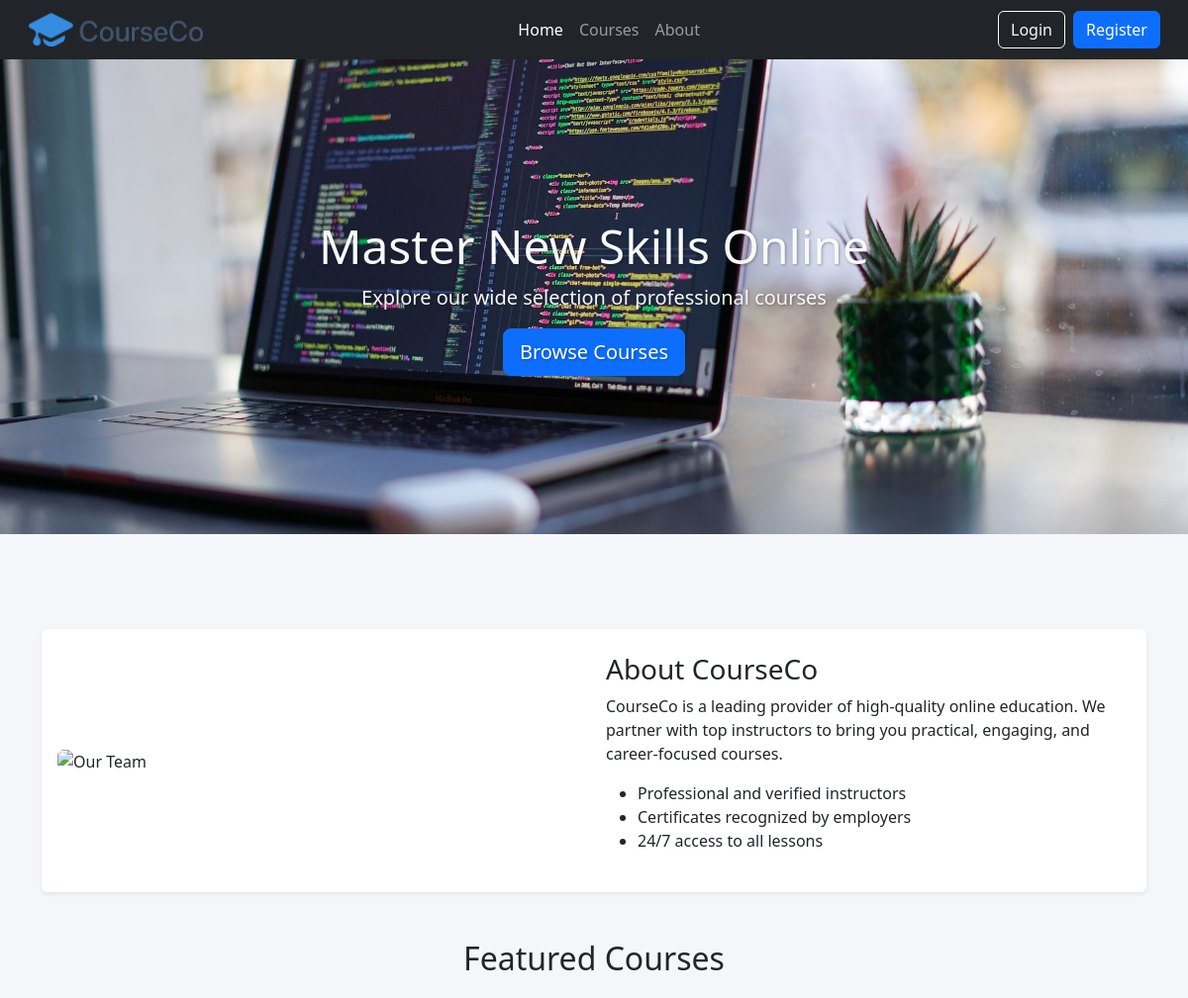
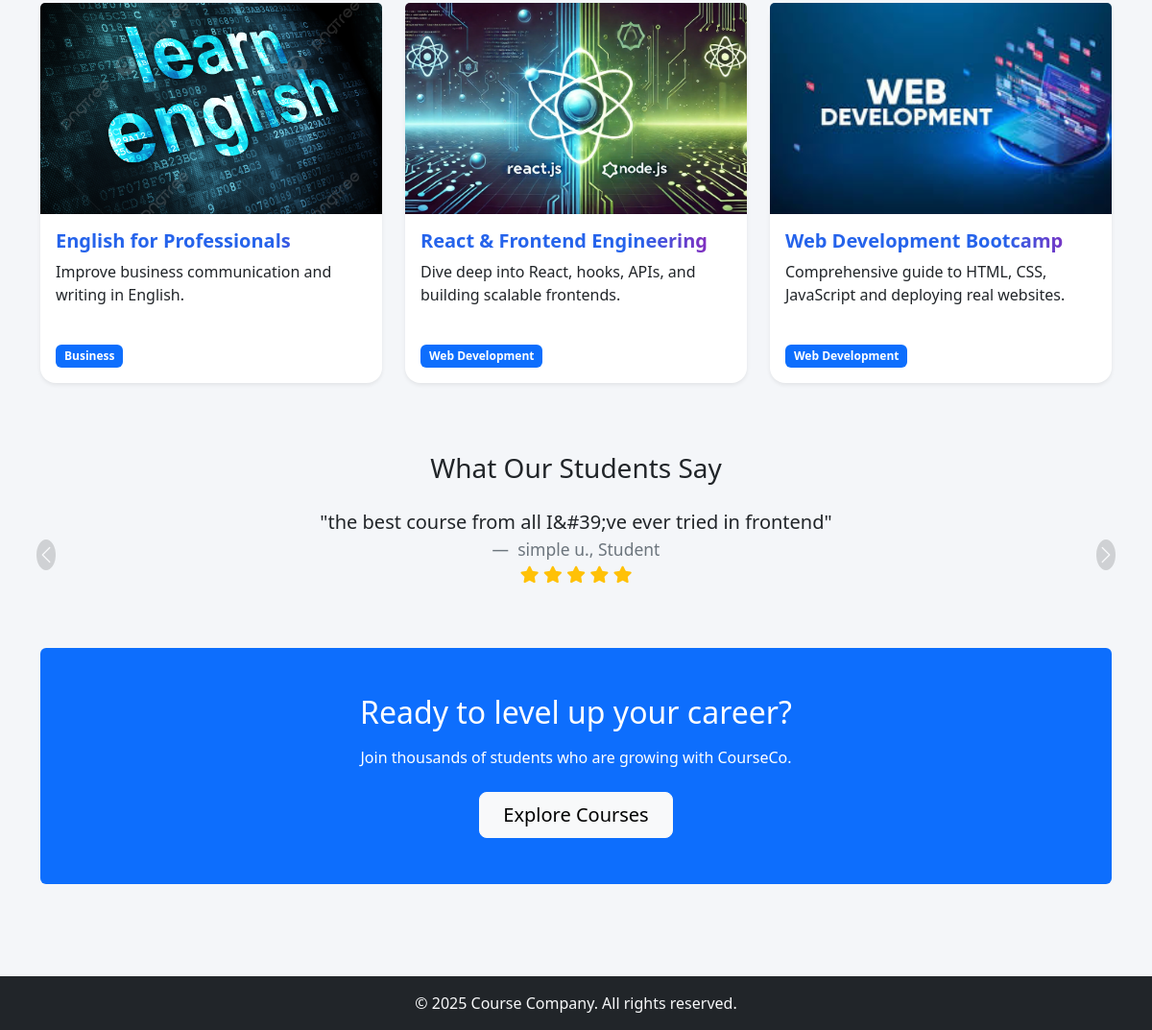
The page /templates/home.php on the database its author committed (2 pictures, top to bottom).
### tables this page shows
CREATE TABLE `courses` (
  `id` int(11) NOT NULL,
  `title` varchar(255) NOT NULL,
  `description` text DEFAULT NULL,
  `price` decimal(10,2) NOT NULL,
  `duration` int(11) NOT NULL COMMENT 'Duration in hours',
  `level` enum('beginner','intermediate','advanced') NOT NULL,
  `category_id` int(11) DEFAULT NULL,
  `teacher_id` int(11) DEFAULT NULL,
  `image_url` varchar(255) DEFAULT NULL,
  `is_published` tinyint(1) DEFAULT 0,
  `created_at` timestamp NOT NULL DEFAULT current_timestamp(),
  `updated_at` timestamp NOT NULL DEFAULT current_timestamp() ON UPDATE current_timestamp()
);

CREATE TABLE `categories` (
  `id` int(11) NOT NULL,
  `name` varchar(100) NOT NULL,
  `description` text DEFAULT NULL,
  `slug` varchar(100) NOT NULL,
  `created_at` timestamp NOT NULL DEFAULT current_timestamp()
);

CREATE TABLE `reviews` (
  `id` int(11) NOT NULL,
  `course_id` int(11) NOT NULL,
  `user_id` int(11) NOT NULL,
  `rating` int(11) NOT NULL CHECK (`rating` >= 1 and `rating` <= 5),
  `text` text DEFAULT NULL,
  `created_at` timestamp NOT NULL DEFAULT current_timestamp()
);

CREATE TABLE `users` (
  `id` int(11) NOT NULL,
  `username` varchar(50) NOT NULL,
  `email` varchar(100) NOT NULL,
  `password` varchar(255) NOT NULL,
  `first_name` varchar(50) DEFAULT NULL,
  `last_name` varchar(50) DEFAULT NULL,
  `role` enum('student','teacher','admin') DEFAULT 'student',
  `created_at` timestamp NOT NULL DEFAULT current_timestamp(),
  `updated_at` timestamp NOT NULL DEFAULT current_timestamp() ON UPDATE current_timestamp()
);

### config/DBInfo.php (called while the page is built)
<?php
class DBInfo {
    public static function getConfig() {
        return [
            'DB_HOST' => 'localhost',
            'DB_NAME' => 'course_company',
            'DB_USER' => 'root',
            'DB_PASS' => '',
            'DB_PORT' => '3306'
        ];
    }
}
?>

### Classes/Database.php (called while the page is built, shortened)
<?php
require_once __DIR__ . '/../config/DBInfo.php';
class Database {
    private $conn;
    private function connect() {
        $config = DBInfo::getConfig();
        try {
            $this->conn = new PDO(
                "mysql:host={$config['DB_HOST']};port={$config['DB_PORT']};dbname={$config['DB_NAME']}",
                $config['DB_USER'],
                $config['DB_PASS'],
                [PDO::ATTR_ERRMODE => PDO::ERRMODE_EXCEPTION]
            );
        } catch (PDOException $e) {
            die("Connection failed: " . $e->getMessage());
        }
    }
    public function getConnection() {
        return $this->conn;
    }
}
?>

### Classes/Course.php (called while the page is built, shortened)
<?php
require_once __DIR__ . '/Database.php';
class Course extends Database
{
    public function getTopRated($limit = 3)
    {
        $sql = "SELECT c.*, cat.name AS category, AVG(r.rating) as avg_rating
                FROM courses c
                JOIN categories cat ON c.category_id = cat.id
                LEFT JOIN reviews r ON c.id = r.course_id
                GROUP BY c.id
                ORDER BY avg_rating DESC
                LIMIT ?";
        $stmt = $this->getConnection()->prepare($sql);
        $stmt->bindValue(1, $limit, PDO::PARAM_INT);
        $stmt->execute();
        return $stmt->fetchAll(PDO::FETCH_ASSOC);
    }
}

### templates/home.php (the view, shortened to what this page needs)
<?php
require_once __DIR__ . '/partials/header.php';
require_once __DIR__ . '/../Classes/Database.php';
require_once __DIR__ . '/../Classes/Course.php';
$db = new Database();
$conn = $db->getConnection();
$courseObj = new Course();
$courses = $courseObj->getTopRated(3);
$stmt = $conn->query("SELECT r.text, r.rating, u.first_name, u.last_name FROM reviews r JOIN users u ON r.user_id = u.id ORDER BY r.created_at DESC LIMIT 5");
$reviews = $stmt->fetchAll(PDO::FETCH_ASSOC);
?>
<link rel="stylesheet" href="<?= htmlspecialchars(BASE_PATH) ?>/assets/css/home.css">
<section class="hero text-center text-light d-flex align-items-center justify-content-center">
    <div>
        <h1 class="display-4">Master New Skills Online</h1>
        <p class="lead">Explore our wide selection of professional courses</p>
        <a href="/Shaposhnikov_project/templates/courses.php" class="btn btn-lg btn-primary">Browse Courses</a>
    </div>
</section>
<main class="container my-5">
    <section class="my-5 px-3 py-4 bg-white rounded shadow-sm">
        <div class="row align-items-center">
            <div class="col-md-6">
                <img src="/Shaposhnikov_project/assets/img/team.png" alt="Our Team" class="img-fluid rounded">
            </div>
            <div class="col-md-6">
                <h3>About CourseCo</h3>
                <p>CourseCo is a leading provider of high-quality online education. We partner with top instructors to bring you practical, engaging, and career-focused courses.</p>
                <ul>
                    <li>Professional and verified instructors</li>
                    <li>Certificates recognized by employers</li>
                    <li>24/7 access to all lessons</li>
                </ul>
            </div>
        </div>
    </section>
    <h2 class="text-center mb-4">Featured Courses</h2>
    <div class="row justify-content-center">
        <?php if (!empty($courses)): ?>
            <?php foreach ($courses as $course): ?>
                <?php include __DIR__ . '/partials/course_card.php'; ?>
            <?php endforeach; ?>
        <?php else: ?>
            <div class="col-12">
                <div class="alert alert-info text-center">No featured courses available.</div>
            </div>
        <?php endif; ?>
    </div>
    <section class="my-5">
        <h3 class="text-center mb-4">What Our Students Say</h3>
        <div id="homeReviewCarousel" class="carousel slide" data-bs-ride="carousel">
            <div class="carousel-inner text-center px-5">
                <?php if (!empty($reviews)): ?>
                    <?php foreach ($reviews as $index => $review): ?>
                        <div class="carousel-item <?= $index === 0 ? 'active' : '' ?>">
                            <blockquote class="blockquote">
                                <p class="mb-3">"<?= htmlspecialchars($review['text']) ?>"</p>
                                <footer class="blockquote-footer">
                                    <?= htmlspecialchars($review['first_name'] . ' ' . substr($review['last_name'], 0, 1) . '.') ?>, Student
                                    <?php if (isset($review['rating'])): ?>
                                        <br>
                                        <?php for ($i = 0; $i < $review['rating']; $i++): ?>
                                            <i class="fas fa-star text-warning"></i>
                                        <?php endfor; ?>
                                    <?php endif; ?>
                                </footer>
                            </blockquote>
                        </div>
                    <?php endforeach; ?>
                <?php endif; ?>
            </div>
            <button class="carousel-control-prev" type="button" data-bs-target="#homeReviewCarousel" data-bs-slide="prev">
                <span class="carousel-control-prev-icon"></span>
            </button>
            <button class="carousel-control-next" type="button" data-bs-target="#homeReviewCarousel" data-bs-slide="next">
                <span class="carousel-control-next-icon"></span>
            </button>
        </div>
    </section>
    <section class="text-center my-5 py-5 bg-primary text-white rounded">
        <h2 class="mb-3">Ready to level up your career?</h2>
        <p class="mb-4">Join thousands of students who are growing with CourseCo.</p>
        <a href="<?= BASE_PATH ?>/templates/courses.php" class="btn btn-light btn-lg px-4">Explore Courses</a>
    </section>
    </main>
    <?php include 'partials/footer.php'; ?>

### templates/partials/course_card.php (shortened to what this page needs)
<div class="col-md-4 mb-4 d-flex align-items-stretch">
    <a href="<?= BASE_PATH ?>/templates/course.php?id=<?= htmlspecialchars($course['id']) ?>" class="text-decoration-none text-dark w-100">
        <div class="card h-100">
            <img src="<?= htmlspecialchars($course['image_url'] ?: BASE_PATH . '/assets/img/placeholder.png') ?>" class="card-img-top" alt="<?= htmlspecialchars($course['title']) ?>" style="height: 220px; object-fit: cover;">
            <div class="card-body d-flex flex-column">
                <h5 class="card-title"><?= htmlspecialchars($course['title']) ?></h5>
                <p class="card-text flex-grow-1"><?= htmlspecialchars($course['description']) ?></p>
                <div class="d-flex justify-content-between align-items-center mt-2">
                    <span class="badge bg-primary"><?= htmlspecialchars($course['category'] ?? 'N/A') ?></span>
                </div>
            </div>
        </div>
    </a>
</div>

### assets/css/style.css (style rules this page uses)
html, body { font-family: 'Segoe UI', Tahoma, Geneva, Verdana, sans-serif; background-color: #f4f6f9; display: flex; flex-direction: column; min-height: 100vh; }
main { flex-grow: 1; }
.hero { height: 60vh; background-image: url('/Shaposhnikov_project/assets/img/banner.jpg'); background-size: cover; background-position: center; color: white; text-shadow: 1px 1px 3px rgba(0,0,0,0.3); }
.hero h1 { font-size: 3rem; }
.hero p { font-size: 1.25rem; }
.card { border: none; border-radius: 1rem; box-shadow: 0 4px 12px rgba(0, 0, 0, 0.1); transition: transform 0.2s; }
.card-title { background: linear-gradient(90deg, #2563eb 70%, #a21caf 100%); -webkit-background-clip: text; -webkit-text-fill-color: transparent; background-clip: text; color: transparent; font-weight: bold; }
.carousel-control-prev-icon, .carousel-control-next-icon { background-color: rgba(0, 0, 0, 0.3); border-radius: 50%; padding: 10px; }
.carousel-control-prev, .carousel-control-next { width: 1%; }

### assets/css/admin.css (style rules this page uses)
.card { box-shadow: 0 0.125rem 0.25rem rgba(0, 0, 0, 0.075); margin-bottom: 1rem; transition: transform 0.2s; }
.badge { padding: 0.5em 0.75em; }
.btn-primary.btn-lg, .btn-success.btn-lg, .btn-info.btn-lg, .btn-warning.btn-lg { font-weight: 500; }

### assets/css/home.css (style rules this page uses)
.hero { height: 60vh; background-image: url('/Shaposhnikov_project/assets/img/banner.jpg'); background-size: cover; background-position: center; color: white; text-shadow: 1px 1px 3px rgba(0,0,0,0.3); }
.hero h1 { font-size: 3rem; }
.hero p { font-size: 1.25rem; }

### rows shown on the page
courses: image_url (picture), description "Improve business communication and writing in English.", category.name "Business"
courses: image_url (picture), description "Dive deep into React, hooks, APIs, and building scalable frontends.", category.name "Web Development"
courses: image_url (picture), description "Comprehensive guide to HTML, CSS, JavaScript and deploying real websites.", category.name "Web Development"
reviews: text "the best course from all I&#39;ve ever tried in frontend", user.last_name "simple u.", rating 5 (drawn)
